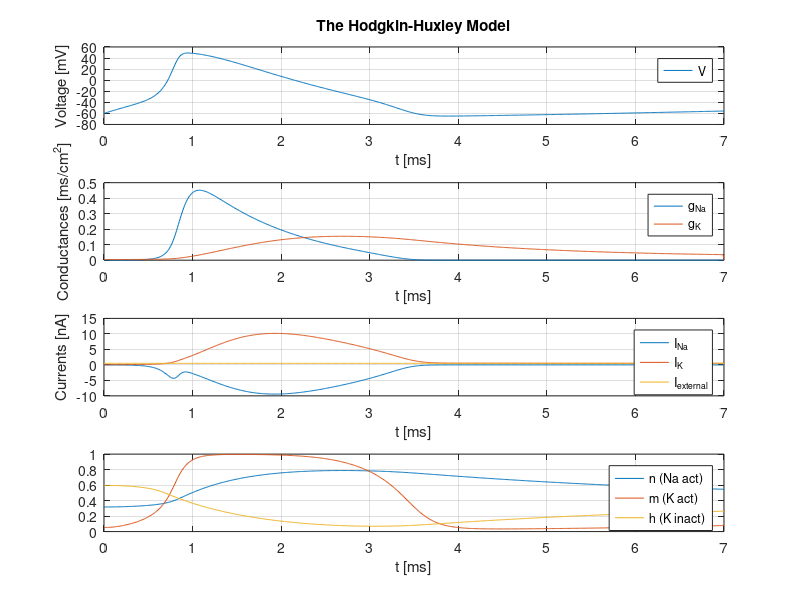

Write the MATLAB code that produced this figure.
function hh_neuro
clc;
clear;

% Code is based on the set of governing equations of Hodgkin-Huxley mode

% See wiki 1) http://en.wikipedia.org/wiki/Hodgkin-Huxley_model
% Original work 2) https://www.ncbi.nlm.nih.gov/pmc/articles/PMC1392413/
% Book 3) http://nelson.beckman.illinois.edu/courses/physl317/part1/Lec3_HHsection.pdf

% Time interval
dt = 0.01; % Time Step [ms]
tmax = 7; % Max time [ms]

% Constants
Cm = 0.01; % Membrane capacity [uF/cm^2]
I_e = 0.5; % Input external current [nA]
% Reversal potentials: Na, K, leak [mV]
ENa = 55;
EK = -70;
EL = -50;
% Base conductances: Na, K, leak [ms/cm^2]
g_Na = 1.5;
g_K = 0.4;
g_L = 0.004;

% Allocate memory
t = 0:dt:tmax;
max = length(t);
Vm = zeros(1, max);
m = zeros(1, max);
n = zeros(1, max);
h = zeros(1, max);
gNa = zeros(1, max);
gK = zeros(1, max);
gL = zeros(1, max);
INa = zeros(1, max);
IK = zeros(1, max);
IL = zeros(1, max);
Ie = ones(1, max);
Ie = Ie .* I_e; % Constant current
%Ie = sin(10*t).^8 .* I_e; % Spiking current

% Set initial conditions

Vm(1) = -60; % Membrane potential
n(1) = an(Vm(1)) / (an(Vm(1)) + bn(Vm(1))); % potassium channel activation
m(1) = am(Vm(1)) / (am(Vm(1)) + bm(Vm(1))); % sodium channel activation
h(1) = ah(Vm(1)) / (ah(Vm(1)) + bh(Vm(1))); % sodium channel inactivation

for i=1:1:max-1
    % Forward Euler integration for n,m,h
    n(i+1) = n(i) + ((an(Vm(i)) * (1 - n(i))) - (bn(Vm(i)) * n(i))) * dt;
    m(i+1) = m(i) + ((am(Vm(i)) * (1 - m(i))) - (bm(Vm(i)) * m(i))) * dt;
    h(i+1) = h(i) + ((ah(Vm(i)) * (1 - h(i))) - (bh(Vm(i)) * h(i))) * dt;
    
    % Conductances: Na, K, leak
    gNa(i) = g_Na * m(i)^3 * h(i);
    gK(i) = g_K * n(i)^4;
    gL(i) = g_L;
    
    % Currents:  Na, K, leak
    INa(i) = gNa(i) * (Vm(i) - ENa);
    IK(i) = gK(i) * (Vm(i) - EK);
    IL(i) = gL(i) * (Vm(i) - EL);
    
    % Forward Euler integration for Vm
    Vm(i+1) = Vm(i) + (Ie(i) - (INa(i) + IK(i) + IL(i))) / Cm * dt;
end

% Plots settings
rows = 1;
cols = 4;
x_axis_name = 't [ms]';

% Voltage
subplot(cols, rows, 1);

plot(t,Vm); 
grid on;
legend('V');
xlabel(x_axis_name);
ylabel('Voltage [mV]');
title('The Hodgkin-Huxley Model');

% Conductances
subplot(cols, rows, 2);

plot(t,gNa, t,gK);
grid on;
legend('g_{Na}', 'g_{K}');
xlabel(x_axis_name);
ylabel('Conductances [ms/cm^2]');

% Currents
subplot(cols, rows, 3);

plot(t,INa, t,IK, t,Ie);
grid on;
legend('I_{Na}', 'I_{K}', 'I_{external}');
xlabel(x_axis_name);
ylabel('Currents [nA]');

% n, m, h
subplot(cols, rows, 4);

plot(t,n, t,m, t,h);
legend('n (Na act)', 'm (K act)', 'h (K inact)');
grid on;
xlabel(x_axis_name);

% Save an image
print('-dpng','-r600', 'hh_neuron_result.png');

    % alpha: n, m, h
    function result = an(v)
        result = 0.01 * (v + 50) / (1 - exp(-(v + 50)/10));
    end

    function result = am(v)
        result = 0.1 * (v + 35) / (1 - exp(-(v + 35)/10));
    end

    function result = ah(v)
        result = 0.07 * exp(- (v+60) / 20);
    end

    % beta: n, m, h
    function result = bn(v)
        result = 0.125 * exp(- (v+60) / 80);
    end

    function result = bm(v)
        result = 4 * exp(- (v+60) / 18);
    end

    function result = bh(v)
        result = 1 / (exp(-(v + 30)/10) + 1);
    end
end

